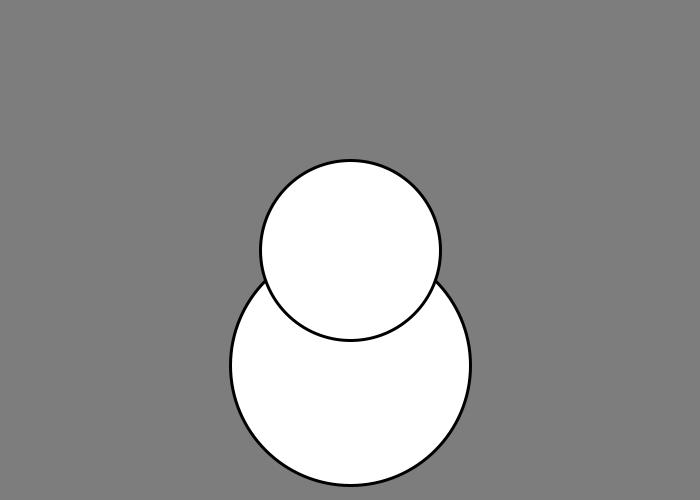
Frame 1 (no input)
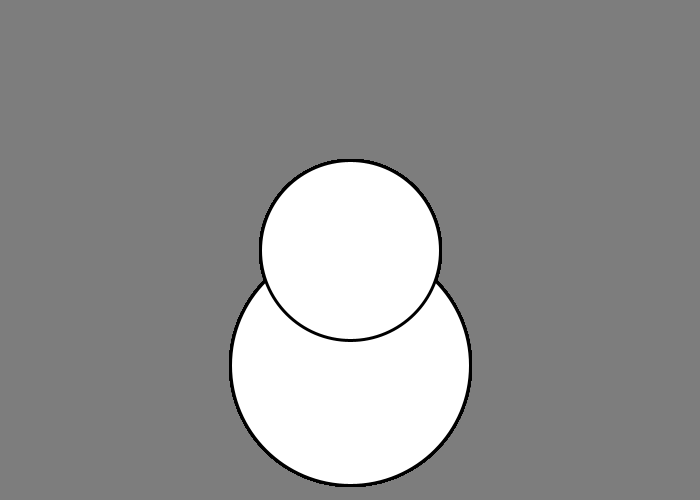
Frame 60 (the mouse pressed at the canvas centre just before this capture)
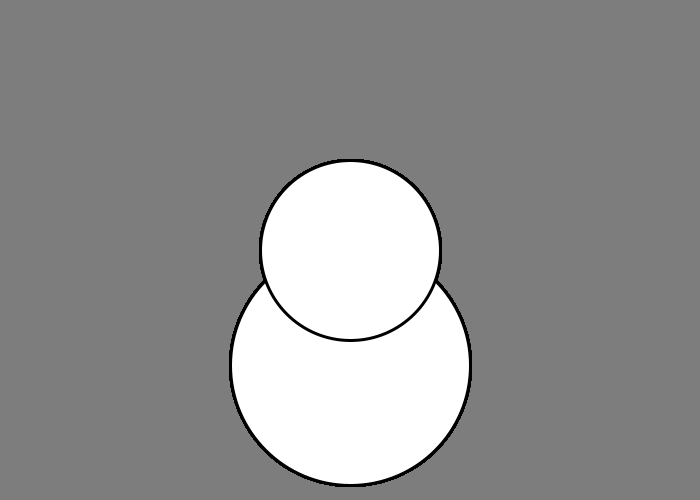
Frame 120 (the mouse held since frame 60 and released just before this capture)

The Processing sketch that drew these frames (run headless with seeded random() and noise(); from frame 60 on, the mouse is pressed at the canvas centre):

// Processing sketch: assignment
// ── assignment.pde
/*
 * Graphics Assignment 2
 * by Brayden S.
 * 
 * Drawing something more complicated
 * 
 */
 
void setup() {
  size(700, 500); //size of canvas
  background(125, 125, 125); //background color (rgb)
}

void draw() {
  //change mode CORNER to CENTER
  rectMode(CENTER);
  ellipseMode(CENTER);
  
  //bottom circle
  fill (255, 255, 255);
  strokeWeight(3);
  ellipse(350, 365, 240, 240);
  
  //middle circle (body)
  fill (255, 255, 255);
  strokeWeight(3);
  ellipse(350, 250, 180, 180);
}
